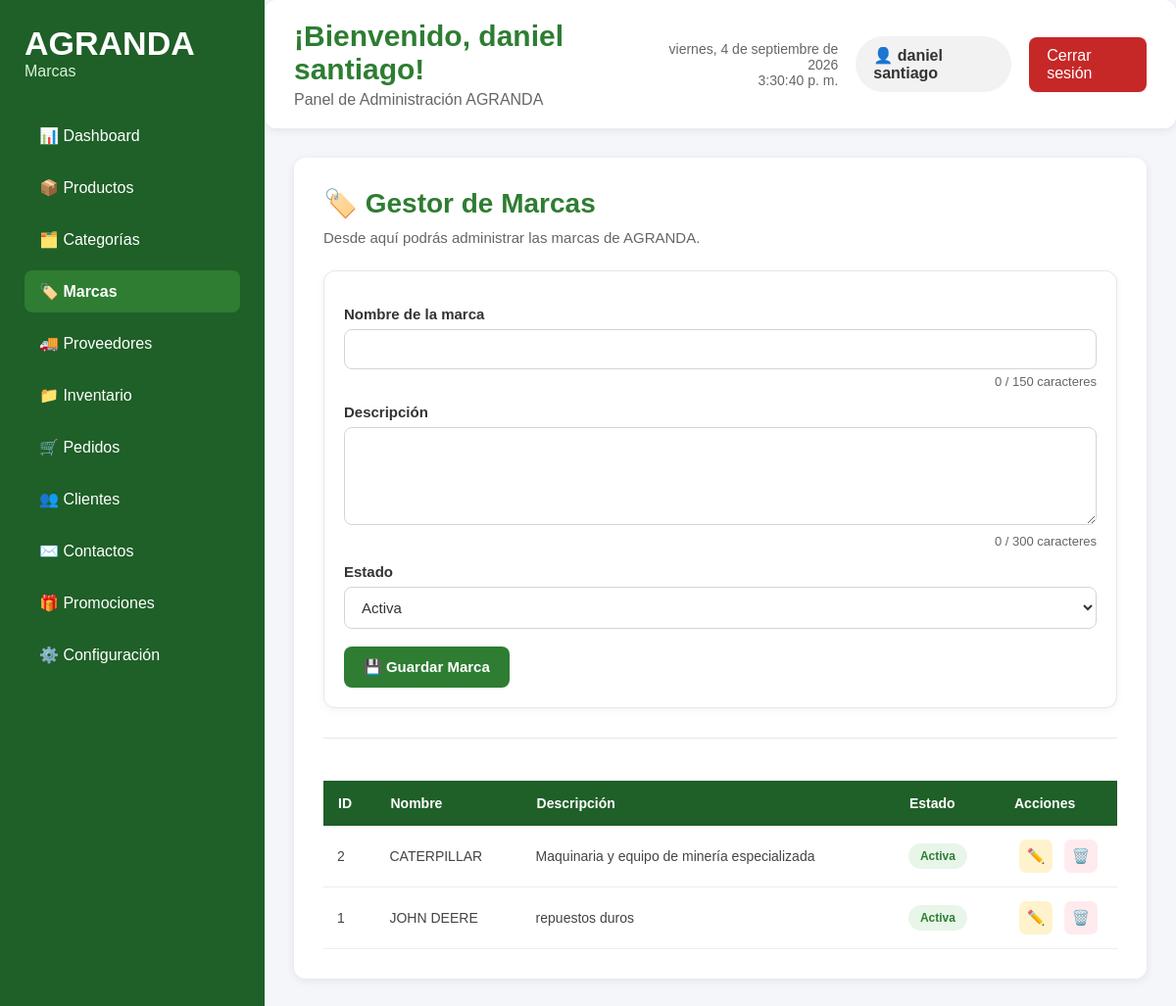
The app's page /admin/marcas/marcas.php (signed in) with its own data.
### tables this page shows
CREATE TABLE `marcas` (
  `id_marca` int(11) NOT NULL,
  `nombre` varchar(100) NOT NULL,
  `descripcion` text DEFAULT NULL,
  `estado` tinyint(1) DEFAULT 1,
  `fecha_creacion` timestamp NOT NULL DEFAULT current_timestamp()
);

### admin/marcas/marcas.php (the view, shortened to what this page needs)
<?php
require_once("../../config/conexion.php");
?>
<?php
    $sql = "SELECT * FROM marcas ORDER BY id_marca DESC";
    $resultado = $conexion->query($sql);
?>
<!DOCTYPE html>
<html lang="es">
<head>
    <link rel="stylesheet" href="marcas.css">
</head>
<body>
<div class="contenedor-dashboard">
    <aside class="menu-lateral">
        <div class="logo-panel">
            <h1>AGRANDA</h1>
            <p>Marcas</p>
        </div>
        <nav>
            <ul>
                <li><a href="../dashboard/dashboard.php">📊 Dashboard</a></li>
                <li><a href="../productos/productos.php">📦 Productos</a></li>
                <li><a href="../categorias/categorias.php">🗂️ Categorías</a></li>
                <li><a href="marcas.php" class="activo">🏷️ Marcas</a></li>
                <li><a href="../proveedores/proveedores.php">🚚 Proveedores</a></li>
                <li><a href="../inventario/inventario.php">📁 Inventario</a></li>
                <li><a href="../pedidos/pedidos.php">🛒 Pedidos</a></li>
                <li><a href="../clientes/clientes.php">👥 Clientes</a></li>
                <li><a href="../contactos/contactos.php">✉️ Contactos</a></li>
                <li><a href="../promociones/promociones.php">🎁 Promociones</a></li>
                <li><a href="../configuracion/configuracion.php">⚙️ Configuración</a></li>
            </ul>
        </nav>
    </aside>
    <main class="contenido">
        <header class="encabezado">
            <div class="titulo-panel">
                <h2>¡Bienvenido, <?php echo $_SESSION["nombre"]; ?>!</h2>
                <p>Panel de Administración AGRANDA</p>
            </div>
            <div class="panel-usuario">
                <div class="fecha-hora">
                    <span id="fecha"></span><br>
                    <span id="hora"></span>
                </div>
                <div class="usuario">
                    👤 <?php echo $_SESSION["nombre"]; ?>
                </div>
                <a href="../cerrar_sesion.php" class="btn-salir">
                    Cerrar sesión
                </a>
            </div>
        </header>
        <section class="resumen marcas-contenedor">
            <h2>🏷️ Gestor de Marcas</h2>
            <p>
                Desde aquí podrás administrar las marcas de AGRANDA.
            </p>
            <form method="POST"class="formulario-marcas">
                <label>Nombre de la marca</label>
                    <input
                        type="text"
                        name="nombre"
                        id="nombre"
                        maxlength="150"
                        required>
                    <div
                        id="contador-nombre"
                        style="text-align:right;margin-top:5px;color:#666;font-size:13px;">
                    </div>
                <label>Descripción</label>
                    <textarea
                        name="descripcion"
                        id="descripcion"
                        rows="4"
                        maxlength="300"></textarea>
                    <div
                        id="contador-descripcion"
                        style="text-align:right;margin-top:5px;color:#666;font-size:13px;">
                    </div>
                <label>Estado</label>
                <select name="estado">
                    <option value="1">Activa</option>
                </select>
                <br><br>
                    <button type="submit" class="btn-nuevo">
                        💾 Guardar Marca
                    </button>
            </form>
            <hr><br>
            <table class="tabla-marcas">
                <thead>
                    <tr>
                        <th>ID</th>
                        <th>Nombre</th>
                        <th>Descripción</th>
                        <th>Estado</th>
                        <th>Acciones</th>
                    </tr>
                </thead>
                <tbody>
                    <?php while($marca = $resultado->fetch_assoc()){ ?>
                    <tr>
                        <td><?php echo $marca["id_marca"]; ?></td>
                        <td><?php echo $marca["nombre"]; ?></td>
                        <td><?php echo $marca["descripcion"]; ?></td>
                        <td>
                            <?php if($marca["estado"]){ ?>
                            <span class="estado-activo">
                                Activa
                            </span>
                            <?php } else { ?>
                            <span class="estado-inactivo">
                                Inactiva
                            </span>
                            <?php } ?>
                        </td>
                        <td class="acciones">
                            <a href="editar_marca.php?id=<?php echo $marca["id_marca"]; ?>" class="btn-editar">
                                ✏️
                            </a>
                            <a href="eliminar_marca.php?id=<?php echo $marca["id_marca"]; ?>"
                                class="btn-eliminar" onclick="return confirm('¿Deseas eliminar esta marca?');">
                                🗑️
                            </a>
                        </td>
                    </tr>
                    <?php } ?>
                </tbody>
            </table>
        </section>
    </main>
</div>
</body>
</html>

### admin/marcas/marcas.css (style rules this page uses)
* { margin:0; padding:0; box-sizing:border-box; font-family:Arial, Helvetica, sans-serif; }
body { background:#f4f6f9; color:#333; height:100vh; overflow:hidden; }
.contenedor-dashboard { display:flex; height:100vh; }
.menu-lateral { width:270px; background:#1f5f28; color:white; padding:25px; height:100vh; position:sticky; top:0; overflow-y:auto; flex-shrink:0; }
.logo-panel { margin-bottom:35px; }
.logo-panel h1 { font-size:34px; }
.logo-panel p { color:#d9f5dc; }
.menu-lateral ul { list-style:none; }
.menu-lateral li { margin:10px 0; }
.menu-lateral a { color:white; text-decoration:none; display:block; padding:12px 15px; border-radius:8px; transition:.3s; }
.menu-lateral a.activo { background:#2e7d32; font-weight:bold; }
.contenido { flex:1; display:flex; flex-direction:column; height:100vh; overflow:hidden; }
.encabezado { display:flex; justify-content:space-between; align-items:center; background:white; padding:20px 30px; border-radius:12px; box-shadow:0 2px 10px rgba(0,0,0,.08); margin-bottom:30px; position:sticky; top:0; z-index:100; flex-shrink:0; }
.titulo-panel h2 { color:#2e7d32; font-size:30px; }
.titulo-panel p { color:#666; margin-top:5px; }
.panel-usuario { display:flex; align-items:center; gap:18px; }
.fecha-hora { text-align:right; color:#666; font-size:14px; }
.usuario { background:#f2f2f2; padding:10px 18px; border-radius:30px; font-weight:bold; }
.btn-salir { background:#c62828; color:white; padding:10px 18px; text-decoration:none; border-radius:8px; transition:.3s; }
.resumen { background:white; padding:30px; margin:0 30px 30px 30px; border-radius:12px; box-shadow:0 2px 10px rgba(0,0,0,.08); overflow:auto; flex:1; }
.resumen h2 { color:#2e7d32; font-size:28px; margin-bottom:10px; }
.resumen > p { color:#666; font-size:15px; margin-bottom:25px; }
.formulario-marcas { background:white; padding:20px; max-width:850px; border-radius:12px; border:1px solid #e5e7eb; box-shadow:0 2px 8px rgba(0,0,0,.05); margin-bottom:30px; }
.formulario-marcas label { display:block; margin-top:15px; margin-bottom:7px; font-weight:bold; color:#333; font-size:15px; }
.formulario-marcas input, .formulario-marcas textarea, .formulario-marcas select { width:100%; padding:11px 13px; border:1px solid #d1d5db; border-radius:8px; font-size:15px; font-family:Arial, Helvetica, sans-serif; outline:none; background:white; color:#333; transition:.2s; }
.formulario-marcas textarea { resize:vertical; min-height:100px; }
.formulario-marcas .btn-nuevo { display:inline-block; background:#2e7d32; color:white; border:none; text-decoration:none; padding:12px 20px; border-radius:8px; font-size:15px; font-weight:bold; cursor:pointer; transition:.3s; }
.resumen hr { border:none; border-top:1px solid #e5e7eb; margin:25px 0; }
.tabla-marcas { width:100%; border-collapse:collapse; background:white; }
.tabla-marcas thead { background:#1f5f28; color:white; }
.tabla-marcas th { padding:15px; text-align:left; font-size:14px; font-weight:bold; white-space:nowrap; }
.tabla-marcas td { padding:14px; border-bottom:1px solid #eeeeee; font-size:14px; color:#444; vertical-align:middle; }
.tabla-marcas tbody tr { transition:.2s; }
.estado-activo { display:inline-block; background:#e8f5e9; color:#2e7d32; padding:6px 12px; border-radius:20px; font-size:12px; font-weight:bold; }
.acciones { text-align:center; white-space:nowrap; width:120px; }
.btn-editar, .btn-eliminar { display:inline-flex; align-items:center; justify-content:center; width:34px; height:34px; border-radius:7px; text-decoration:none; font-size:15px; margin:0 4px; transition:.25s; }
.btn-editar { background:#fff3cd; color:#856404; }
.btn-eliminar { background:#ffebee; color:#c62828; }

### records on screen
marcas: id_marca "2", nombre "CATERPILLAR", descripcion "Maquinaria y equipo de minería especializada", estado "Activa"
marcas: id_marca "1", nombre "JOHN DEERE", descripcion "repuestos duros", estado "Activa"

### other values on screen
$_SESSION["nombre"] "daniel santiago"
